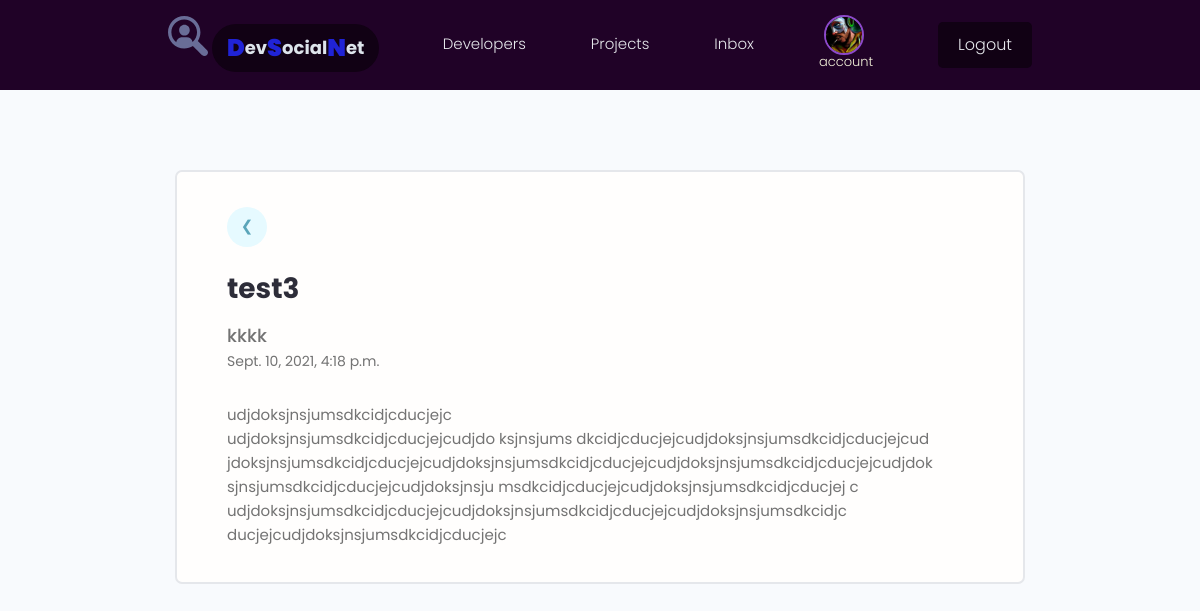
Page /message/875497bd-194f-48d4-8188-41a6fef45288/ (signed in) on the committed database.
### users/models.py (models this page shows, shortened)
class Profile(models.Model):
    user = models.OneToOneField(User, on_delete=models.CASCADE, null=True, blank=True)
    name = models.CharField(max_length=200, null=True, blank=True)
    location = models.CharField(max_length=200, null=True, blank=True)
    email = models.EmailField(max_length=500, null=True, blank=True)
    username = models.CharField(max_length=200, null=True, blank=True)
    title = models.CharField(max_length=200, null=True, blank=True)
    bio = models.TextField(null=True , blank=True)
    profile_image = models.ImageField(null=True, blank=True, upload_to='profiles/' , default='profiles/default.png')
    social_github= models.CharField(max_length=200, null=True, blank=True)
    social_linkedin= models.CharField(max_length=200, null=True, blank=True)
    social_twitter = models.CharField(max_length=200, null=True, blank=True)
    social_stackoverflow = models.CharField(max_length=200, null=True, blank=True)
    social_website = models.CharField(max_length=200, null=True, blank=True)
    created = models.DateTimeField(auto_now_add=True)
    id = models.UUIDField(default=uuid.uuid4 , unique=True , primary_key=True ,editable=False)

class Message(models.Model):
    sender = models.ForeignKey(Profile, on_delete=models.SET_NULL, null=True, blank=True)
    recipient = models.ForeignKey(Profile, on_delete=models.SET_NULL, null=True, blank=True,related_name="messages")
    name = models.CharField(max_length=200, null=True, blank=True)
    email = models.EmailField(max_length=200, null=True, blank=True)
    subject = models.CharField(max_length=200, null=True, blank=True)
    body = models.TextField()
    is_read = models.BooleanField(default=False , null=True)
    created = models.DateTimeField(auto_now_add=True)
    id = models.UUIDField(default=uuid.uuid4 , unique=True , primary_key=True ,editable=False)
    class Meta:
        ordering = ['is_read','-created']

### users/views.py (the view)
# urls.py: path('message/<str:pk>/', views.message , name='message'),
@login_required(login_url='login')
def message(request, pk):
    profile = request.user.profile
    the_message = profile.messages.get(id=pk)
    if the_message.is_read == False:
        the_message.is_read = True
        the_message.save()
    context = {'message':the_message}
    return render(request, "users/message.html", context)

### users/templates/users/message.html
{% extends 'main.html' %}
{% block content %}
  <main class="messagePage my-xl">
    <div class="content-box">
      <div class="message">
        <a class="backButton" href="{% url 'inbox' %}">&#10094;</a>
        <h2 class="message__subject">{{ message.subject }}</h4>
          <p class="message__author">{{ message.name }}</p>
          <p class="message__date" >{{ message.created }}</p>
          <div class="message__body">{{ message.body | linebreaksbr }}</div>
      </div>
    </div>
  </main>
{% endblock content %}

### templates/nav.html (shortened to what this page needs)
{% load static %}
<header class="header" style="background-color: rgb(32, 2, 39)">
    <div class="container container--narrow" style="position: relative;">
        <a href="{% url 'profiles'%}" class="header__logo">
            <div style="display: inline flow;">
                <img src="{% static 'images/icon.svg' %}" alt="DevSearch Logo" style="max-width: 40px;" />
                <span
                    style="color: rgb(221, 228, 235); font-size: large; font-weight: bold; background-color: rgb(17, 1, 20);"
                    class="tag tag--pill">
                    <span style="font-weight: bolder; font-size: x-large; color: rgb(32, 35, 214)">D</span>ev<span
                        style="font-weight: bolder; font-size: x-large; color: rgb(32, 35, 214)">S</span>ocial<span
                        style="font-weight: bolder; font-size: x-large; color: rgb(32, 35, 214)">N</span>et</span>
            </div>
        </a>
        <nav class="header__nav"  >
            <ul class="header__menu" style="background-color: rgb(32, 2, 39);">
                <li class="header__menuItem"><a href="{% url 'profiles' %}">Developers</a></li>
                <li class="header__menuItem">
                    <a href="{% url 'projects' %}">Projects</a>
                </li>
                {% if request.user.is_authenticated %}
                <li class="header__menuItem"><a href="{% url 'inbox' %}">Inbox</a></li>
                <li class="header__menuItem">
                    <a href="{% url 'account' %}">
                        <div>
                            <img src="{{ request.user.profile.profile_image.url }}" class="avatar" style="height: 4rem; width: 4rem; border-color: rgb(140, 73, 202); margin-left: 5px;" />
                            <p style="font-size: small; color:beige; margin-top: -10px;">account</p>
                        </div>
                    </a>
                </li>
                <li class="header__menuItem">
                    <a href="{% url 'logout' %}" class="btn btn--sub"
                        style="background-color: rgb(17, 1, 20);">Logout</a>
                </li>
                {% else %}
                <li class="header__menuItem">
                    <a href="{% url 'login' %}" class="btn btn--sub"
                        style="background-color: rgb(17, 1, 20);">Login/Sign
                        Up</a>
                </li>
                {% endif %}
            </ul>
        </nav>
    </div>
</header>

### static/styles/app.css (style rules this page uses)
:root { --color-sub: #2d2d39; }
.btn--sub { background-color: var(--color-sub-light); }
img { width: 100%; }
.content-box { width: 95%; max-width: 85rem; margin: 0 auto; }
.header { position: sticky; z-index: 111; background-color: var(--color-sub); padding: 1.5rem 0; }
.header > .container { display: flex; justify-content: space-between; align-items: center; }
.header__nav > ul { display: inline-flex; align-items: center; list-style: none; gap: 6.5rem; }
.header__menuItem > a { color: var(--color-light); font-weight: 300; }
.message { padding: 2.5rem 0; }
.message > a { display: flex; gap: 1rem; }
.message__author, .message__date { flex-basis: 25%; }
.message__subject { flex-basis: 50%; }
.message__date { text-align: right; }
.messagePage .message { list-style: none; background: var(--color-white); padding: 3.5rem 5rem; border: 2px solid var(--color-light); border-radius: 0.7rem; }
.messagePage .message__subject { font-size: 2.8rem; color: var(--color-sub); margin-bottom: 1rem; margin-top: 2rem; }
.messagePage .message__author { font-size: 1.8rem; font-weight: 500; }
.messagePage .message__date { font-size: 1.4rem; font-weight: 400; text-align: left; margin-bottom: 3rem; }
.backButton { background: var(--color-main-light); color: var(--color-main); width: 4rem; height: 4rem; display: flex; align-items: center; justify-content: center; border-radius: 50%; }

### static/uikit/styles/modules/_variables.css (style rules this page uses)
:root { --color-main: #5aa5b9; --color-main-light: #e6faff; --color-sub: #3f4156; --color-sub-light: #51546e; --color-sub-lighter: #ededfd; --color-text: #737373; --color-gray: #8b8b8b; --color-light: #e5e7eb; --color-light-gray: #767676; --color-bg: #f8fafd; --color-white: #fffefd; --color-white-light: #f3f3f3; --color-success: #359e64; --color-success-bg: #def8e8; --color-error: #fc4b0b; --color-error-bg: #fff2ee; --font-base: 'Poppins', arial, helvetica, 'Segoe UI', roboto, ubuntu, sans-serif; --font-monospace: 'Fira Code', 'Courier New', courier, monospace; --font-regular: 300; --font-medium: 500; --font-bold: 700; --generic-shadow: 1px 1px 5px #00000010; --generic-transition: all 0.3s ease-in-out; }

### static/uikit/styles/modules/_base.css (style rules this page uses)
* { margin: 0; padding: 0; box-sizing: border-box; text-rendering: optimizeLegibility; color: inherit; font-size: inherit; }
html { font-size: 50%; }
@media only screen and (min-width: 480px) { html { font-size: 56.25%; } }
@media only screen and (min-width: 1200px) { html { font-size: 62.5%; } }
body { line-height: 1.6; font-weight: 400; font-size: 1.5rem; color: var(--color-text); background-color: var(--color-bg); min-height: 100vh; }

### static/uikit/styles/modules/_typography.css (style rules this page uses)
* { font-family: var(--font-base); }
h2 { font-size: 3.6rem; font-weight: var(--font-bold); }
p, span, strong { font-size: 1.6rem; color: var(--color-text); font-weight: var(--font-regular); }
a { padding-bottom: 2px; text-decoration: none; display: inline-block; color: var(--color-main); font-weight: var(--font-medium); }

### static/uikit/styles/modules/_utilities.css (style rules this page uses)
.container { width: 92%; max-width: 165rem; margin: 0 auto; box-sizing: border-box; }
.container--narrow { width: 92%; max-width: 120rem; }
@media screen and (min-width: 1000px) { .container { width: 90%; } }
@media screen and (min-width: 1000px) { .container--narrow { width: 85%; } }
@media screen and (min-width: 1200px) { .container { width: 80%; } }
@media screen and (min-width: 1200px) { .container--narrow { width: 72%; } }
.my-xl { margin: 8rem auto; }

### static/uikit/styles/modules/_avatar.css (style rules this page uses)
.avatar { border-radius: 50%; border: 2px solid var(--color-main); object-fit: cover; }

### static/uikit/styles/modules/_button.css (style rules this page uses)
.btn { display: inline-block; position: relative; cursor: pointer; background-color: var(--color-light); font-weight: var(--font-medium); color: var(--color-sub); text-decoration: none; padding: 1rem 2rem; border-radius: 0.5rem; border: none; width: -webkit-fit-content; width: -moz-fit-content; width: fit-content; height: -webkit-fit-content; height: -moz-fit-content; height: fit-content; font-size: 1.6rem; outline-width: 0; outline-color: transparent; -webkit-backface-visibility: hidden; backface-visibility: hidden; transition: all 0.3s ease-in-out; }
.btn--sub { background-color: var(--color-sub); color: var(--color-white); }

### static/uikit/styles/modules/_tag.css (style rules this page uses)
.tag { display: inline-flex; align-items: center; background-color: var(--color-sub); height: -webkit-fit-content; height: -moz-fit-content; height: fit-content; width: -webkit-fit-content; width: -moz-fit-content; width: fit-content; border-radius: 0.5rem; padding: 0.5rem 1.5rem; font-size: 1.2rem; cursor: pointer; }
.tag--pill { border-radius: 5rem; }

### rows in the picture
Message: subject "test3", name "kkkk", created "Sept. 10, 2021, 4:18 p.m.", body "udjdoksjnsjumsdkcidjcducjejc udjdoksjnsjumsdkcidjcducjejcudjdo ksjnsjums dkcidjcducjejcudjdoksjnsjumsdkcidjcducjejcud jdoksjnsjumsdkcidjcducjejcudjdoksjnsjumsdkcidjcducjejcudjdoksjnsjumsdkcidjcducjejcudjdok sjnsjumsdkcidjcducjejcudjdoksjnsju msdkcidjcducjejcudjdoksjnsjumsdkcidjcducjej c udjdoksjnsjumsdkcidjcducjejcudjdoksjnsjumsdkcidjcducjejcudjdoksjnsjumsdkcidjc ducjejcudjdoksjnsjumsdkcidjcducjejc"
